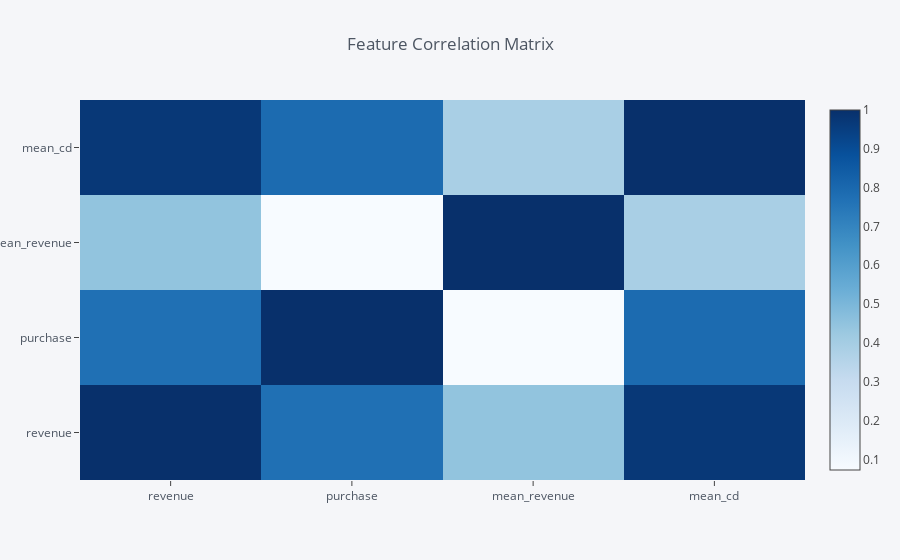

Notebook cell for this chart:
### Code cell
train_set.corr().iplot(kind='heatmap',colorscale="Blues",title="Feature Correlation Matrix")
# We can see that mean_cd is strongly correlated to other columns, 
# which means we won't be able to extract much information from it
# So we remove it to prevent overfitting

### Figure 1 — Plotly figure (JSON) as saved in the notebook; plotly's stock layout.template omitted (floating-point values rounded to 4 significant figures)
{"data": [{"colorscale": [[0, "rgb(247,251,255)"], [0.125, "rgb(222,235,247)"], [0.25, "rgb(198,219,239)"], [0.375, "rgb(158,202,225)"], [0.5, "rgb(107,174,214)"], [0.625, "rgb(66,146,198)"], [0.75, "rgb(33,113,181)"], [0.875, "rgb(8,81,156)"], [1, "rgb(8,48,107)"]], "type": "heatmap", "uid": "a3391397-c184-4c8d-ab42-4d1f594932ef", "x": ["revenue", "purchase", "mean_revenue", "mean_cd"], "y": ["revenue", "purchase", "mean_revenue", "mean_cd"], "z": [[1, 0.7717, 0.447, 0.9723], [0.7717, 1, 0.07261, 0.7905], [0.447, 0.07261, 1, 0.3883], [0.9723, 0.7905, 0.3883, 1]], "zmax": 1, "zmin": 0.07261}], "layout": {"legend": {"bgcolor": "#F5F6F9", "font": {"color": "#4D5663"}}, "paper_bgcolor": "#F5F6F9", "plot_bgcolor": "#F5F6F9", "title": {"font": {"color": "#4D5663"}, "text": "Feature Correlation Matrix"}, "xaxis": {"gridcolor": "#E1E5ED", "showgrid": true, "tickfont": {"color": "#4D5663"}, "title": {"font": {"color": "#4D5663"}, "text": ""}, "zerolinecolor": "#E1E5ED"}, "yaxis": {"gridcolor": "#E1E5ED", "showgrid": true, "tickfont": {"color": "#4D5663"}, "title": {"font": {"color": "#4D5663"}, "text": ""}, "zerolinecolor": "#E1E5ED"}}}
